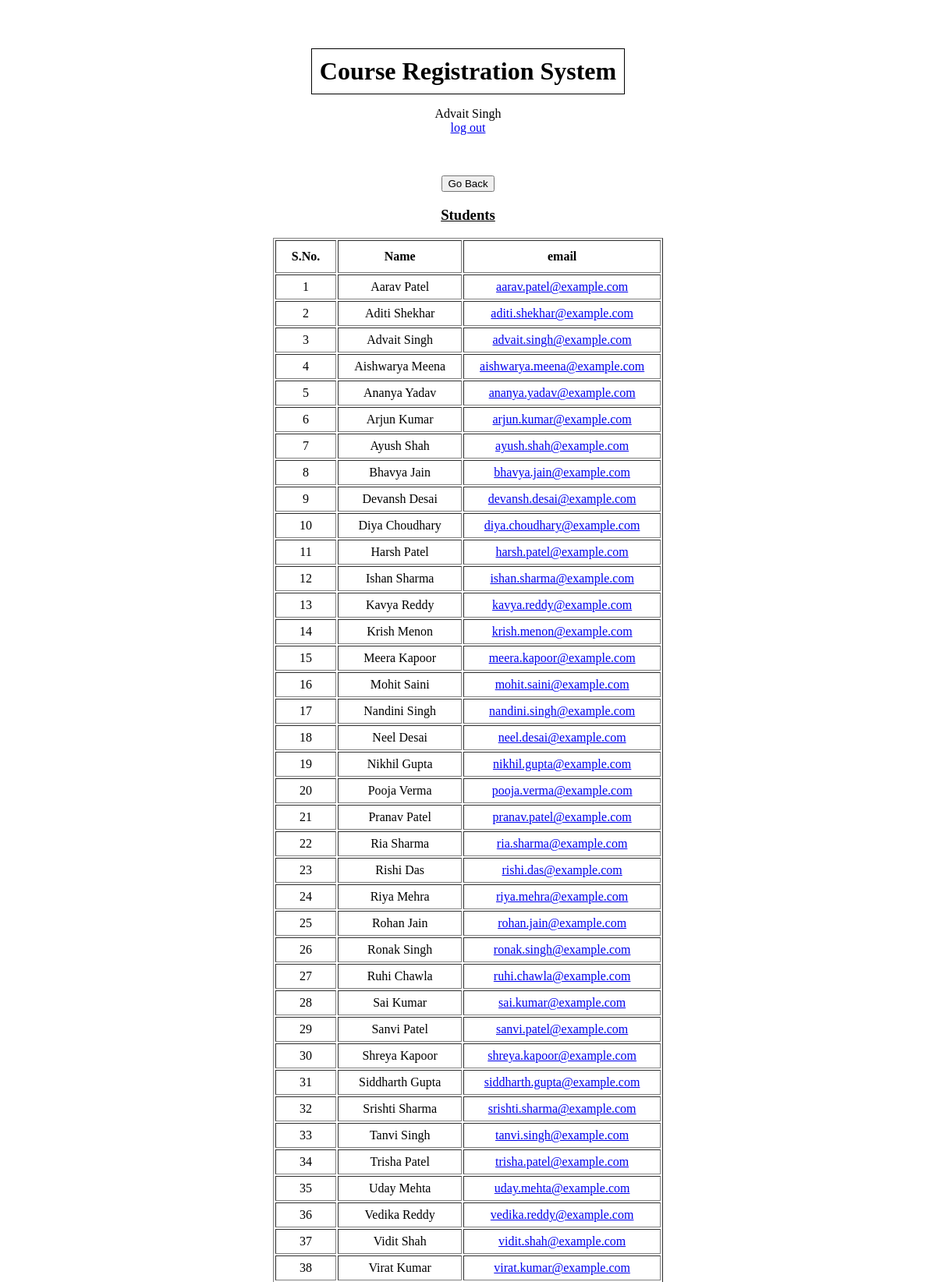
Page /registrarHome/allStudents (signed in, upper part) on the committed database.
### authentication/models.py (models this page shows)
class User(AbstractUser):
    PROFESSOR = 'Professor'
    STUDENT = 'Student'
    REGISTRAR='Registrar'
    ROLE_CHOICES = (
        (PROFESSOR, 'Professor'),
        (STUDENT, 'Student'),
        (REGISTRAR, 'Registrar'),
    )
    role = models.CharField(max_length=30, choices=ROLE_CHOICES, default='Student')
    email = models.EmailField(unique=True)
    username=None
    USERNAME_FIELD = 'email'
    registration_status=models.BooleanField(default=False)
    REQUIRED_FIELDS = []
    first_name = models.CharField(max_length=20)
    last_name = models.CharField(max_length=20)
    course_count=models.IntegerField(default=0)
    objects = CustomUserManager()

### registrar/views.py (the view)
# urls.py: path('registrarHome/allStudents', registrar.views.all_students, name='allStudents'),
@login_required
def all_students(request):
    students=User.objects.filter(role='Student')
    return render(request, 'registrar/all_students.html', {'students': students})

### templates/registrar/all_students.html (shortened to what this page needs)
{% extends 'base.html' %}
{% block content %}
    <button onclick='goBack()'>Go Back</button>
    <br>
    <div>
        <h3><u>Students</u></h3>
    </div>
    <div>
        <table border = "1" style = "margin: 10px auto; text-align: center;">
            <thead>
                <tr>
                    <th style = "height: 30px;">S.No.</th>
                    <th>Name</th>
                    <th>email</th>
                </tr>
            </thead>
            <tbody>
            {% for student in students %}
                <tr>
                    <td style = "height: 20px;">{{forloop.counter}}</td>
                    <td>{{student.first_name}} {{student.last_name}}</td>
                    <td><a href="mailto:{{student.email}}">{{student.email}}</a></td>
                </tr>
            {% endfor %}
            </tbody>
        </table>
    </div>
    <br><br><br><br><br>
{% endblock content %}

### templates/base.html (shortened to what this page needs)
<!DOCTYPE html>
<html lang="en">
    <head>
    </head>
    <body>
        <br><br><br>
        <h1>Course Registration System</h1>
        {%  if user.is_authenticated %}
            <p>
                {{user.first_name}} {{user.last_name}}<br><a href="{% url 'logout' %}">log out</a>
                <br><br><br>
            </p>
        {% endif %}
        {% block content %} {% endblock content %}
    </body>
</html>

### templates/base.html (style rules this page uses)
body { text-align: center; / }
h1 { display: inline-block; border: 1px solid black; padding: 10px; margin: 0 auto; }
th, td { padding: 5px; padding-left: 20px; padding-right: 20px; }

### rows in the picture
User: first_name "Advait", last_name "Singh", email "advait.singh@example.com"
User: first_name "Aarav", last_name "Patel", email "aarav.patel@example.com"
User: first_name "Aditi", last_name "Shekhar", email "aditi.shekhar@example.com"
User: first_name "Aishwarya", last_name "Meena", email "aishwarya.meena@example.com"
User: first_name "Ananya", last_name "Yadav", email "ananya.yadav@example.com"
User: first_name "Arjun", last_name "Kumar", email "arjun.kumar@example.com"
User: first_name "Ayush", last_name "Shah", email "ayush.shah@example.com"
User: first_name "Bhavya", last_name "Jain", email "bhavya.jain@example.com"
User: first_name "Devansh", last_name "Desai", email "devansh.desai@example.com"
User: first_name "Diya", last_name "Choudhary", email "diya.choudhary@example.com"
User: first_name "Harsh", last_name "Patel", email "harsh.patel@example.com"
User: first_name "Ishan", last_name "Sharma", email "ishan.sharma@example.com"
User: first_name "Kavya", last_name "Reddy", email "kavya.reddy@example.com"
User: first_name "Krish", last_name "Menon", email "krish.menon@example.com"
User: first_name "Meera", last_name "Kapoor", email "meera.kapoor@example.com"
User: first_name "Mohit", last_name "Saini", email "mohit.saini@example.com"
User: first_name "Nandini", last_name "Singh", email "nandini.singh@example.com"
User: first_name "Neel", last_name "Desai", email "neel.desai@example.com"
User: first_name "Nikhil", last_name "Gupta", email "nikhil.gupta@example.com"
User: first_name "Pooja", last_name "Verma", email "pooja.verma@example.com"
User: first_name "Pranav", last_name "Patel", email "pranav.patel@example.com"
User: first_name "Ria", last_name "Sharma", email "ria.sharma@example.com"
User: first_name "Rishi", last_name "Das", email "rishi.das@example.com"
User: first_name "Riya", last_name "Mehra", email "riya.mehra@example.com"
User: first_name "Rohan", last_name "Jain", email "rohan.jain@example.com"
User: first_name "Ronak", last_name "Singh", email "ronak.singh@example.com"
User: first_name "Ruhi", last_name "Chawla", email "ruhi.chawla@example.com"
User: first_name "Sai", last_name "Kumar", email "sai.kumar@example.com"
User: first_name "Sanvi", last_name "Patel", email "sanvi.patel@example.com"
User: first_name "Shreya", last_name "Kapoor", email "shreya.kapoor@example.com"
User: first_name "Siddharth", last_name "Gupta", email "siddharth.gupta@example.com"
User: first_name "Srishti", last_name "Sharma", email "srishti.sharma@example.com"
User: first_name "Tanvi", last_name "Singh", email "tanvi.singh@example.com"
User: first_name "Trisha", last_name "Patel", email "trisha.patel@example.com"
User: first_name "Uday", last_name "Mehta", email "uday.mehta@example.com"
User: first_name "Vedika", last_name "Reddy", email "vedika.reddy@example.com"
User: first_name "Vidit", last_name "Shah", email "vidit.shah@example.com"
User: first_name "Virat", last_name "Kumar", email "virat.kumar@example.com"
